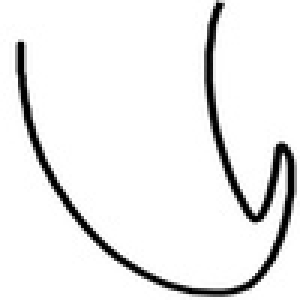
%> input picture Images/train/06/017.pgm, 100 x 100 px (shown 3 times larger)
$ octave Essai.m   (GNU Octave 9; MATLAB toolbox functions it lacks are replaced by stand-ins)
%> lines starting %> are read from the running program, lines starting %| are printed output that depends on the picture; in (x1, y1, x2, y2) boxes, pixels count from 0 and x2, y2 are one past the last pixel; in counts of white or black regions, pixels touching at a corner belong together; the program's own positions count from 1
clc;
clear all;
close all;
Imin = imread('017.pgm');
%> Imin is the input picture: size 100x100 uint8; min 0, max 255, mean 236.5
ImC = imcomplement(Imin);
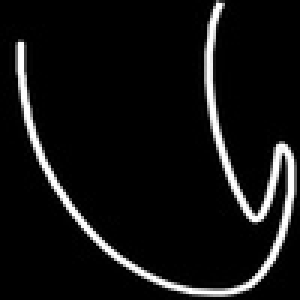
%> ImC: size 100x100 uint8 (shown 3 times larger); min 0, max 255, mean 18.5
Lev = graythresh(ImC);
%> Lev = 0.439
str = strel('disk',4);
BW = im2bw(ImC,Lev);
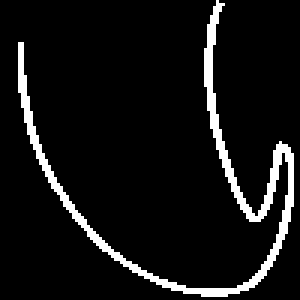
%> BW: size 100x100 logical (shown 3 times larger); 7.4% white in thin lines or dots
BW1 = imclose(BW,str);
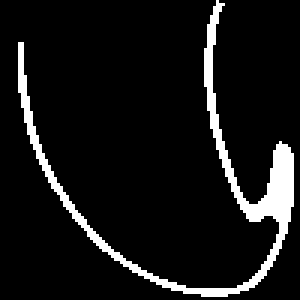
%> BW1: size 100x100 logical (shown 3 times larger); 8.4% white; 1 white region, box (x1, y1, x2, y2) and area: (6, 0, 98, 99) 837
Im = imfill(BW1,'holes');
[Lab nbr]= bwlabel(BW,8);
%> Lab: size 100x100 double; values 0 (black) and 1 (white), 7.4% white in thin lines or dots
%> nbr = 1
props = regionprops(Lab,'Centroid','Perimeter','Area','ConvexImage');
%> props = 1 region; Area, Centroid and Perimeter: 745 [61.3 59.9] 565.9
centroids = cat(1, props.Centroid);
%> centroids = [61.33 59.9]
BW6 = bwmorph(BW1,'skel',Inf);
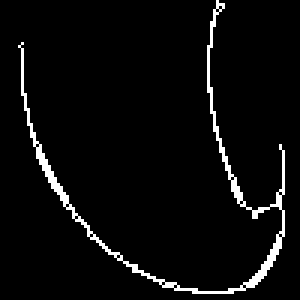
%> BW6: size 100x100 logical (shown 3 times larger); 4.1% white in thin lines or dots, all inside (x1, y1, x2, y2) = (6, 0, 95, 98)
BW7 = bwmorph(BW6,'endpoints');
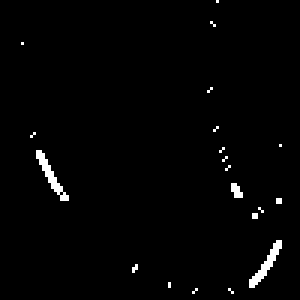
%> BW7: size 100x100 logical (shown 3 times larger); 1.5% white in thin lines or dots, all inside (x1, y1, x2, y2) = (7, 0, 94, 98)
perimeter = cat(1, props.Perimeter);
%> perimeter = 565.9
area = cat(1, props.Area);
%> area = 745
compacity = (perimeter.*perimeter)./(4*pi*area);
%> compacity = 34.2
subplot(2,2,1);
imshow(BW7);
hold on
plot(centroids(:,1),centroids(:,2), 'b*')
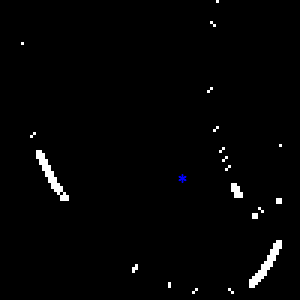
%> figure redrawn from the program's plot data; shown 3 times larger
hold off

$ run again, with Images/train/06/007.pgm copied over Images/train/06/017.pgm
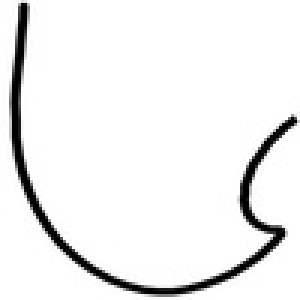
%> input picture Images/train/06/007.pgm, 100 x 100 px (shown 3 times larger)
%> Imin is the input picture: size 100x100 uint8; min 0, max 255, mean 238.7
%> Lev = 0.447
%> `BW = im2bw(ImC,Lev);`:
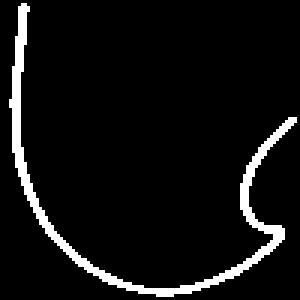
%> BW: size 100x100 logical (shown 3 times larger); 6.5% white; 1 white region, box (x1, y1, x2, y2) and area: (3, 1, 99, 99) 652
%> BW1: size 100x100 logical; 6.6% white; 1 white region, box (x1, y1, x2, y2) and area: (3, 1, 99, 99) 664
%> nbr = 1
%> props = 1 region; Area, Centroid and Perimeter: 652 [45.2 64] 437.9
%> centroids = [45.17 64.03]
%> BW6: size 100x100 logical; 3.1% white in thin lines or dots
%> BW7: size 100x100 logical; 0.65% white in thin lines or dots
%> perimeter = 437.9
%> area = 652
%> compacity = 23.41
%> `plot(centroids(:,1),centroids(:,2), 'b*')`:
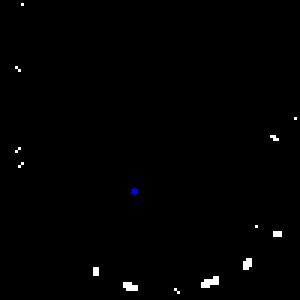
%> figure redrawn from the program's plot data; shown 3 times larger

$ run again, with Images/train/06/027.pgm copied over Images/train/06/017.pgm
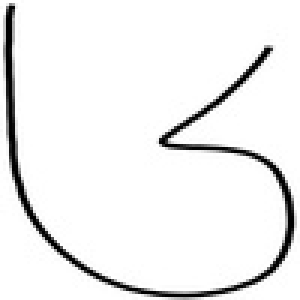
%> input picture Images/train/06/027.pgm, 100 x 100 px (shown 3 times larger)
%> Imin is the input picture: size 100x100 uint8; min 0, max 255, mean 239.3
%> Lev = 0.427
%> `BW = im2bw(ImC,Lev);`:
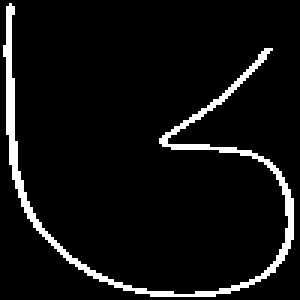
%> BW: size 100x100 logical (shown 3 times larger); 6.3% white in thin lines or dots
%> BW1: size 100x100 logical; 6.5% white in thin lines or dots
%> Lab: size 100x100 double; values 0 (black) and 1 (white), 6.3% white in thin lines or dots
%> nbr = 1
%> props = 1 region; Area, Centroid and Perimeter: 630 [48.8 59] 571.6
%> centroids = [48.82 59.02]
%> BW6: size 100x100 logical; 3.5% white in thin lines or dots
%> BW7: size 100x100 logical; 0.67% white in thin lines or dots
%> perimeter = 571.6
%> area = 630
%> compacity = 41.27
%> `plot(centroids(:,1),centroids(:,2), 'b*')`:
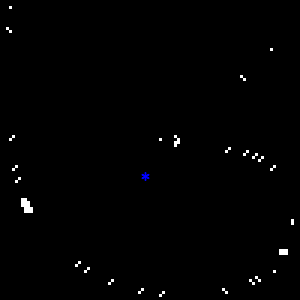
%> figure redrawn from the program's plot data; shown 3 times larger

$ run again, with Images/train/06/047.pgm copied over Images/train/06/017.pgm
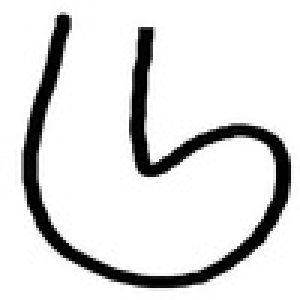
%> input picture Images/train/06/047.pgm, 100 x 100 px (shown 3 times larger)
%> Imin is the input picture: size 100x100 uint8; min 0, max 255, mean 221.3
%> Lev = 0.467
%> `BW = im2bw(ImC,Lev);`:
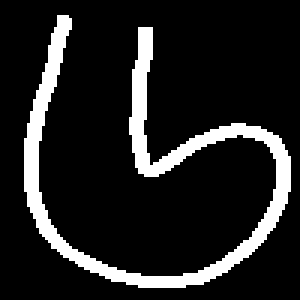
%> BW: size 100x100 logical (shown 3 times larger); 13.3% white; 1 white region, box (x1, y1, x2, y2) and area: (8, 5, 97, 96) 1334
%> BW1: size 100x100 logical; 13.4% white; 1 white region, box (x1, y1, x2, y2) and area: (8, 5, 97, 96) 1343
%> nbr = 1
%> props = 1 region; Area, Centroid and Perimeter: 1334 [48.8 56.3] 573.3
%> centroids = [48.79 56.27]
%> BW6: size 100x100 logical; 3.7% white in thin lines or dots, all inside (x1, y1, x2, y2) = (10, 5, 95, 95)
%> perimeter = 573.3
%> area = 1334
%> compacity = 19.6
%> `plot(centroids(:,1),centroids(:,2), 'b*')`:
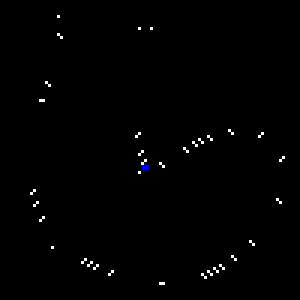
%> figure redrawn from the program's plot data; shown 3 times larger
